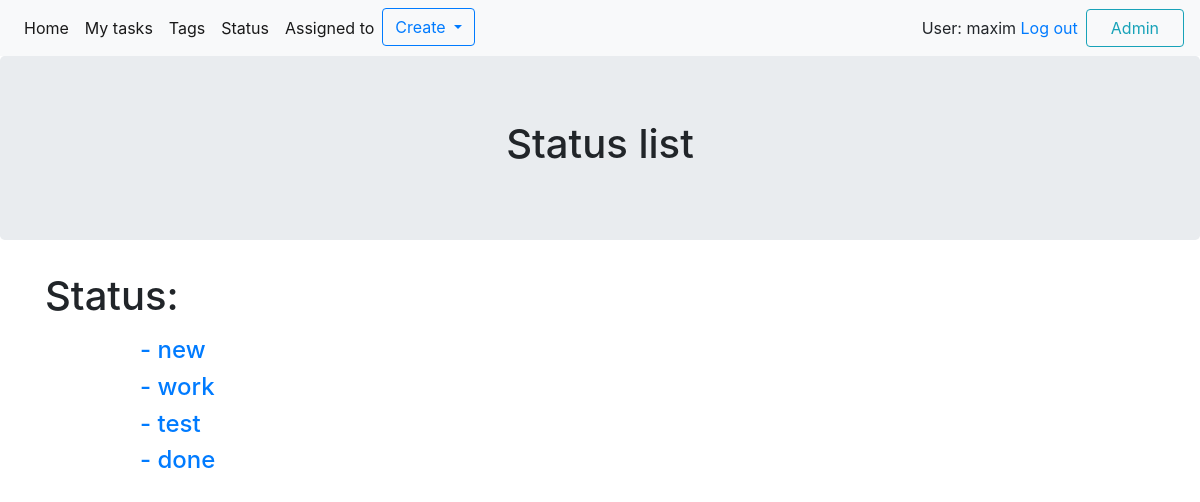
Page /tasks/status/all (signed in) on the committed database.
### tasks/models.py (models this page shows, shortened)
class TaskStatus(models.Model):
    NEW = 'new'
    WORK = 'work'
    TEST = 'test'
    DONE = 'done'
    STATUS_OPTIONS = [
        (NEW, 'New'),
        (WORK, 'In work'),
        (TEST, 'Testing'),
        (DONE, 'Done'),
    ]
    name = models.CharField(
        max_length=4,
        choices=STATUS_OPTIONS,
        unique=True,
        default=NEW,
    )

### tasks/views.py (the view)
# urls.py: path('status/all', views.StatusList.as_view(), name='status_list_url'),
class StatusList(generic.ListView):
    template_name = 'tasks/status_list.html'
    context_object_name = 'status_all'
    def get_queryset(self):
        return TaskStatus.objects.all()

### tasks/templates/tasks/status_list.html (shortened to what this page needs)
{% extends 'tasks/base_tasks.html' %}
{% block heading %}
<h1>Status list</h1>
{% endblock %}
{% block content %}
<div class="container">
    <div class="row">
        <h1 class="col-sm-4 offset-md-0 mb-3">Status:</h1>
    </div>
</div>
{% for status in status_all %}
<div class="container">
    <div class="row">
        <div class="col-sm-4 offset-md-1">
            <h4><a href="{% url 'tasks:status_detail_url' status.id %}"> - {{ status.name }}</h4>
        </div>
    </div>
</div>
{% endfor %}
{% endblock %}

### templates/base.html (shortened to what this page needs)
<!DOCTYPE html>
<html lang="en">
<head>
    <link rel="stylesheet" href="https://maxcdn.bootstrapcdn.com/bootstrap/4.5.2/css/bootstrap.min.css">
</head>
<body>
    <nav class="navbar navbar-expand-lg navbar-light bg-light">
        <div class="collapse navbar-collapse" id="navbarSupportedContent">
            <ul class="navbar-nav mr-auto">
                <li class="nav-item active">
                    <a class="nav-link" href="/">Home <span class="sr-only">(current)</span></a>
                </li>
                <li class="nav-item active">
                    <a class="nav-link" href="{% url 'tasks:my_tasks_list_url' %}">My tasks</a>
                </li>
                <li class="nav-item active">
                    <a class="nav-link" href="{% url 'tasks:tags_list_url' %}">Tags</a>
                </li>
                <li class="nav-item active">
                    <a class="nav-link" href="{% url 'tasks:status_list_url' %}">Status</a>
                </li>
                <li class="nav-item active">
                    <a class="nav-link" href="{% url 'tasks:assigned_to_list_url' %}">Assigned to</a>
                </li>
                {% if request.user.is_authenticated %}
                <li>
                    <div class="dropdown">
                        <button class="btn btn-outline-primary dropdown-toggle" type="button" id="dropdownMenuButton"
                            data-toggle="dropdown" aria-haspopup="true" aria-expanded="false">
                            Create
                        </button>
                    </div>
                </li>
                {% endif %}
            </ul>
            <div class="sidebar-nav m-2">
                {% if request.user.is_authenticated %}
                User: {{ user.get_username }}
                <a href="{% url 'logout' %}">Log out</a>
                {% else %}
                <a href="{% url 'login' %}">Log in</a>
                <a href="{% url 'sign_up_url' %}">Sign up</a>
                {% endif %}
            </div>
            {% if request.user.is_authenticated and request.user.is_staff %}
            <a href="/admin" class="btn btn-outline-info px-md-4" role="button" aria-pressed="true">Admin</a>
            {% endif %}
        </div>
    </nav>
    <div class="jumbotron text-center">
        {% block heading %}{% endblock %}
    </div>
    {% block content %}{% endblock %}
</body>
</html>

### rows in the picture
TaskStatus: name "new"
TaskStatus: name "work"
TaskStatus: name "test"
TaskStatus: name "done"

### other values in the picture
{{ user.get_username }} "maxim"
